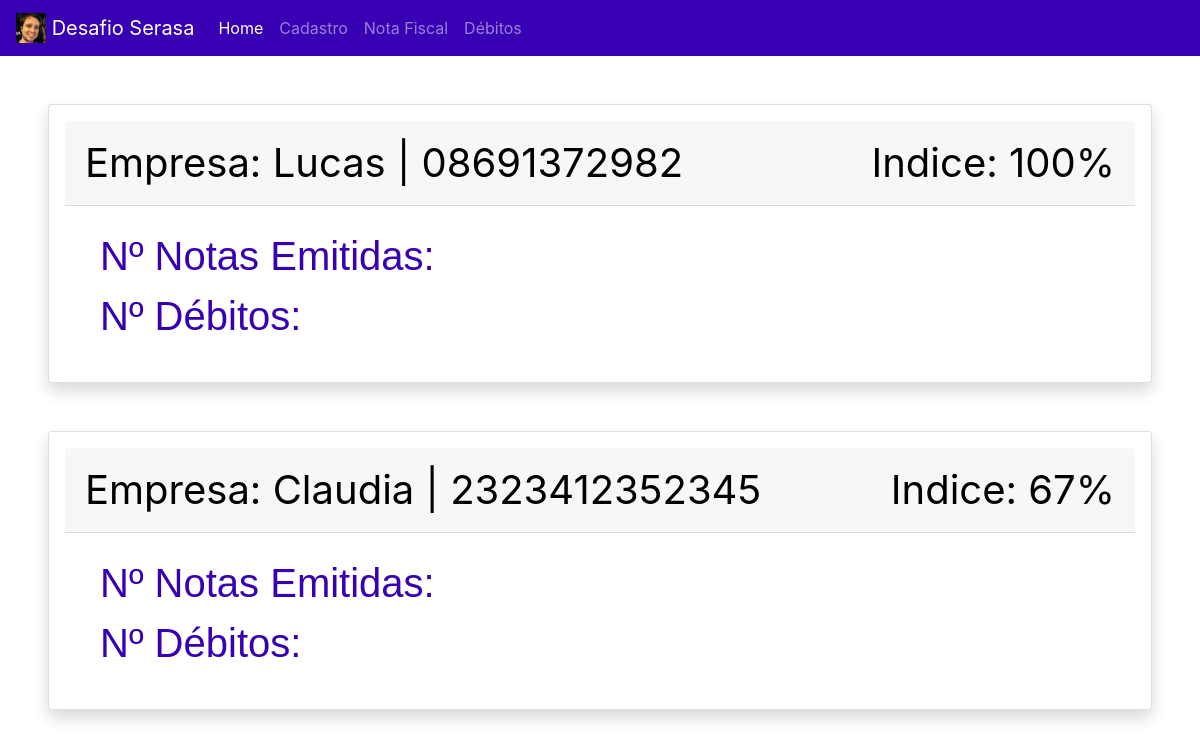
The page / on the database its author committed.
### app/models.py (models this page shows, shortened)
class Empresa(db.Model):
    __tablename__ = 'empresas'
    id_empresa = db.Column(db.Integer, primary_key=True)
    fantasia = db.Column(db.String(80))
    razao_social = db.Column(db.String(80))
    cnpj = db.Column(db.String(18), unique=True)
    email = db.Column(db.String(60))
    indice = db.Column(db.Integer)
    notas = db.relationship('NotaFiscal', backref='empresa', lazy='dynamic')
    def to_json(self):
        json_generate = {
            'id_empresa' : self.id_empresa,
            'fantasia' : self.fantasia,
            'razao_social' : self.razao_social,
            'cnpj' : self.cnpj,
            'email' : self.email,
            'indice' : self.indice
        }
        return json_generate

### app/main/views.py (the view)
@main.route('/', methods=['GET', 'POST'])
def index():
    empresas = Empresa.query.all()
    empresas_json = [empresa.to_json() for empresa in empresas]
    empresas_json = sorted(empresas_json, key=lambda k: k['indice'], reverse=True)
    return render_template('index.html', empresas=empresas_json)

### app/templates/index.html (shortened to what this page needs)
{% extends "base.html" %}
{% block content %}
{% for empresa in empresas %}
<div class="m-5">
    <div class="card mb-3 shadow p-3 mb-5 bg-white rounded">
        <div class="card-header">
            <div class="row">
                <div class="col" style="color: black; font-size: 40px;">
                    Empresa: {{empresa['fantasia']}} | {{empresa['cnpj']}}
                </div>
                <div class="col-md-auto" style="font-size: 40px; color: black;">
                    Indice: {{empresa['indice']}}%
                </div>
            </div>
        </div>
        <div class="card-body" style="background-color: white;">
            <div class="container">
                <div class="row justify-content-md-center">
                    <div class="col" id="textBodycard">
                        Nº Notas Emitidas: {{ empresa['notas'] }}
                    </div>
                </div>
                <div class="row justify-content-md-center">
                    <div class="col">
                        <div id="textBodycard">
                            Nº Débitos:
                        </div>
                     </div>
                </div>
            </div>
        </div>
    </div>
</div>
{% endfor %}
{% endblock %}

### app/static/css/style.css (style rules this page uses)
#textBodycard { color: #3700b3; font-family: Arial, Helvetica, sans-serif; font-size: 40px; }

### rows shown on the page
Empresa: fantasia "Lucas", cnpj "08691372982", indice "100"
Empresa: fantasia "Claudia", cnpj "2323412352345", indice "67"
